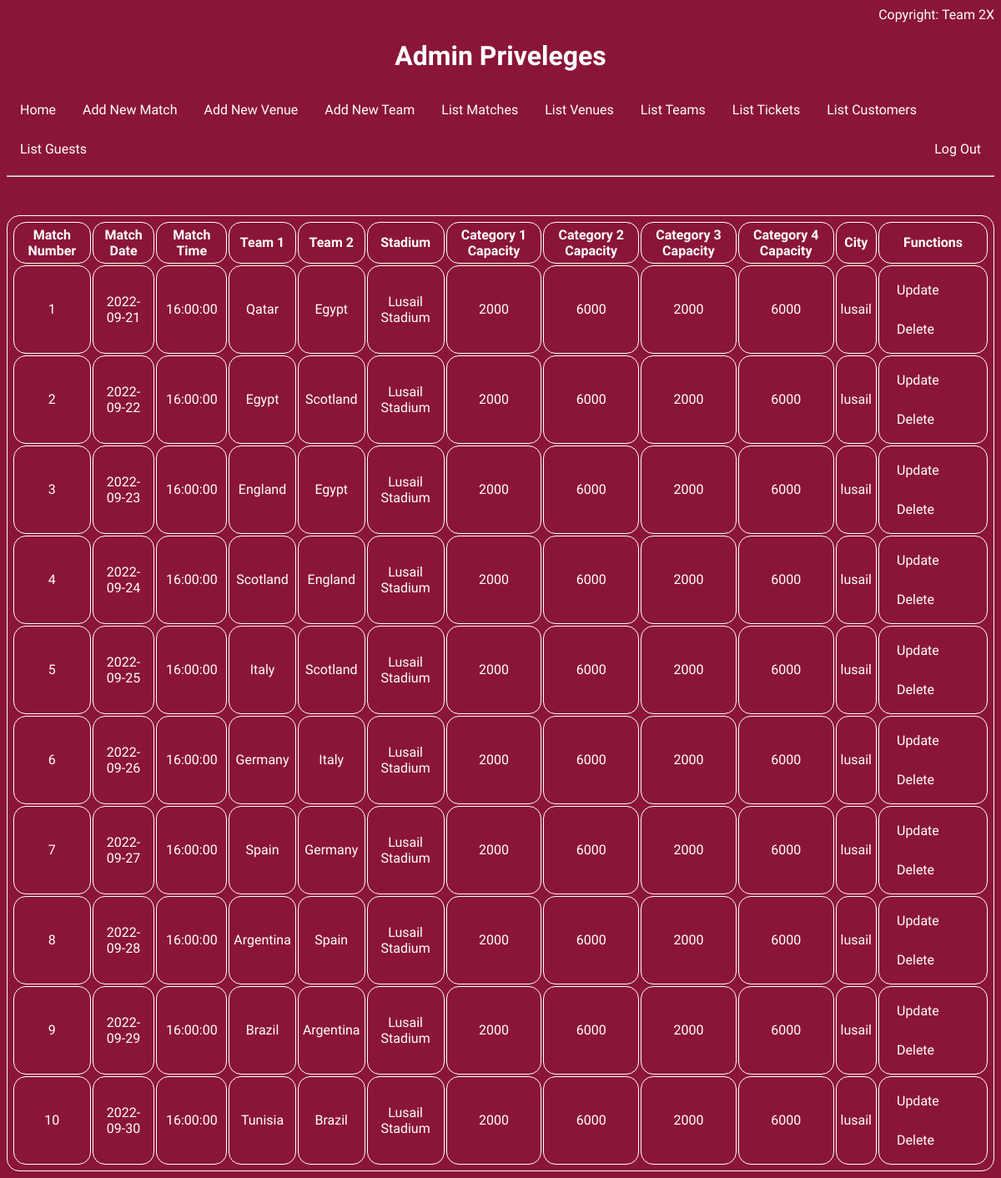
The app's page /admin/list_match.php (signed in) with its own data.
### tables this page shows
CREATE TABLE FOOTBALL_MATCH
(
  KickOffDate DATE NOT NULL,  
  KickOffTime TIME NOT NULL,  
  MatchNumber INT NOT NULL,
  Team1 VARCHAR(255) NOT NULL,
  Team2 VARCHAR(255) NOT NULL,
  StadiumName VARCHAR(255) NOT NULL,
  PRIMARY KEY (MatchNumber),
  FOREIGN KEY (StadiumName) REFERENCES STADIUM(StadiumName) on update cascade on delete cascade,
  CHECK (MatchNumber >= 1 AND MatchNumber <= 65)  
);

### admin/list_match.php (the view, shortened to what this page needs)
<html>
<?php include('admin_home.php');
    ?>
    <body>
            <?php
                $servername = "dbproject5.org";
                $username = "Team2X_admin";
                $password = "Team2X_admin";
                $dbname = "Team2X_Project";
                $conn = new mysqli($servername, $username, $password, $dbname);
                $get_matches_sql = "select * from FOOTBALL_MATCH";
                $get_matches = $conn->query($get_matches_sql);
                if($get_matches->num_rows == 0)
                {
                    echo "There are no matches to display.";
                }
                else{
                    echo "<table>";
                    echo "<tr>";
                    echo "<th>Match Number</th>";
                    echo "<th>Match Date</th>";
                    echo "<th>Match Time</th>";
                    echo "<th>Team 1</th>";
                    echo "<th>Team 2</th>";
                    echo "<th>Stadium</th>";
                    echo "<th>Category 1 Capacity</th>";
                    echo "<th>Category 2 Capacity</th>";
                    echo "<th>Category 3 Capacity</th>";
                    echo "<th>Category 4 Capacity</th>";
                    echo "<th>City</th>";
                    echo "<th>Functions</th>";
                    echo "</tr>";
                    while($get_matches_row = $get_matches->fetch_assoc()){
                        echo "<tr>";
                        echo "<td>" . $get_matches_row["MatchNumber"] . "</td>";
                        echo "<td>" . $get_matches_row["KickOffDate"] . "</td>";
                        echo "<td>" . $get_matches_row["KickOffTime"] . "</td>";
                        echo "<td>" . $get_matches_row["Team1"] . "</td>";
                        echo "<td>" . $get_matches_row["Team2"] . "</td>";
                        echo "<td>" . $get_matches_row["StadiumName"] . "</td>";
                        $get_seats_sql = "select Category1Capacity, Category2Capacity, Category3Capacity, Category4Capacity from STADIUM where StadiumName=" . "'" . $get_matches_row["StadiumName"] . "';";
                        $get_capacities = $conn->query($get_seats_sql);
                        while($get_capacities_row = $get_capacities->fetch_assoc()){
                            echo "<td>" . $get_capacities_row["Category1Capacity"] . "</td>";
                            echo "<td>" . $get_capacities_row["Category2Capacity"] . "</td>";
                            echo "<td>" . $get_capacities_row["Category3Capacity"] . "</td>";
                            echo "<td>" . $get_capacities_row["Category4Capacity"]. "</td>";
                        }
                        $get_city_sql = "select StadiumCity from STADIUM where StadiumName=" . "'" . $get_matches_row["StadiumName"] . "'";
                        $get_city = $conn->query($get_city_sql)->fetch_assoc()["StadiumCity"];
                        echo "<td>" . $get_city . "</td>";
                        echo "<td>" . "<ul><li><a href='update_match.php?MatchNumber=" . $get_matches_row["MatchNumber"] . "'> Update </a></li>" .
                            "<li><a href='delete_match.php?MatchNumber=" . $get_matches_row["MatchNumber"] . "'> Delete </a></li></ul>" . "
                            </td>";
                        echo "</tr>";
                    }
                    echo "</table>";
                }
            ?>
    </body>
</html>

### admin/admin_home.php (shortened to what this page needs)
<html>
<head>
</head>
<body>
<div style="width:100%;">
    <p style="text-align: right;">
        Copyright: Team 2X
    </p>
</div>
<h1 style="width: 100%; text-align:center;">Admin Priveleges</h1>
<ul>
  <li><a href="admin_home.php">Home</a></li>
  <li><a href="new_match.php">Add New Match</a></li>
  <li><a href="new_venue.php">Add New Venue</a></li>
  <li><a href="new_team.php">Add New Team</a></li>
  <li><a href="list_match.php">List Matches</a></li>
  <li><a href="list_venue.php">List Venues</a></li>
  <li><a href="list_team.php">List Teams</a></li>
  <li><a href="list_ticket.php">List Tickets</a></li>
  <li><a href="list_customer.php">List Customers</a></li>
  <li><a href="list_guest.php">List Guests</a></li>
  <li style="float:right"><a href="../logout.php">Log Out</a></li>
</ul>
<hr>
<br>
<br>
</body>
</html>

### admin/admin_home.php (style rules this page uses)
html { color: white; background-color: #8a1538; font-family: 'Quicksand', sans-serif; }
ul { width: 100%; list-style-type: none; margin: 0; padding: 0; overflow: hidden; background-color: #8a1538; }
li { float: left; }
li a { display: block; color: white; text-align: center; padding: 14px 16px; text-decoration: none; }
table,td,th { text-align:center; border: 1px white solid; border-radius: 15px; padding: 5px; }

### records on screen
football_match: MatchNumber "1", KickOffDate "2022-09-21", KickOffTime "16:00:00", Team1 "Qatar", Team2 "Egypt", StadiumName "Lusail Stadium", Category1Capacity "2000", Category2Capacity "6000", Category3Capacity "2000", Category4Capacity "6000", get_city "lusail"
football_match: MatchNumber "2", KickOffDate "2022-09-22", KickOffTime "16:00:00", Team1 "Egypt", Team2 "Scotland", StadiumName "Lusail Stadium", Category1Capacity "2000", Category2Capacity "6000", Category3Capacity "2000", Category4Capacity "6000", get_city "lusail"
football_match: MatchNumber "3", KickOffDate "2022-09-23", KickOffTime "16:00:00", Team1 "England", Team2 "Egypt", StadiumName "Lusail Stadium", Category1Capacity "2000", Category2Capacity "6000", Category3Capacity "2000", Category4Capacity "6000", get_city "lusail"
football_match: MatchNumber "4", KickOffDate "2022-09-24", KickOffTime "16:00:00", Team1 "Scotland", Team2 "England", StadiumName "Lusail Stadium", Category1Capacity "2000", Category2Capacity "6000", Category3Capacity "2000", Category4Capacity "6000", get_city "lusail"
football_match: MatchNumber "5", KickOffDate "2022-09-25", KickOffTime "16:00:00", Team1 "Italy", Team2 "Scotland", StadiumName "Lusail Stadium", Category1Capacity "2000", Category2Capacity "6000", Category3Capacity "2000", Category4Capacity "6000", get_city "lusail"
football_match: MatchNumber "6", KickOffDate "2022-09-26", KickOffTime "16:00:00", Team1 "Germany", Team2 "Italy", StadiumName "Lusail Stadium", Category1Capacity "2000", Category2Capacity "6000", Category3Capacity "2000", Category4Capacity "6000", get_city "lusail"
football_match: MatchNumber "7", KickOffDate "2022-09-27", KickOffTime "16:00:00", Team1 "Spain", Team2 "Germany", StadiumName "Lusail Stadium", Category1Capacity "2000", Category2Capacity "6000", Category3Capacity "2000", Category4Capacity "6000", get_city "lusail"
football_match: MatchNumber "8", KickOffDate "2022-09-28", KickOffTime "16:00:00", Team1 "Argentina", Team2 "Spain", StadiumName "Lusail Stadium", Category1Capacity "2000", Category2Capacity "6000", Category3Capacity "2000", Category4Capacity "6000", get_city "lusail"
football_match: MatchNumber "9", KickOffDate "2022-09-29", KickOffTime "16:00:00", Team1 "Brazil", Team2 "Argentina", StadiumName "Lusail Stadium", Category1Capacity "2000", Category2Capacity "6000", Category3Capacity "2000", Category4Capacity "6000", get_city "lusail"
football_match: MatchNumber "10", KickOffDate "2022-09-30", KickOffTime "16:00:00", Team1 "Tunisia", Team2 "Brazil", StadiumName "Lusail Stadium", Category1Capacity "2000", Category2Capacity "6000", Category3Capacity "2000", Category4Capacity "6000", get_city "lusail"
